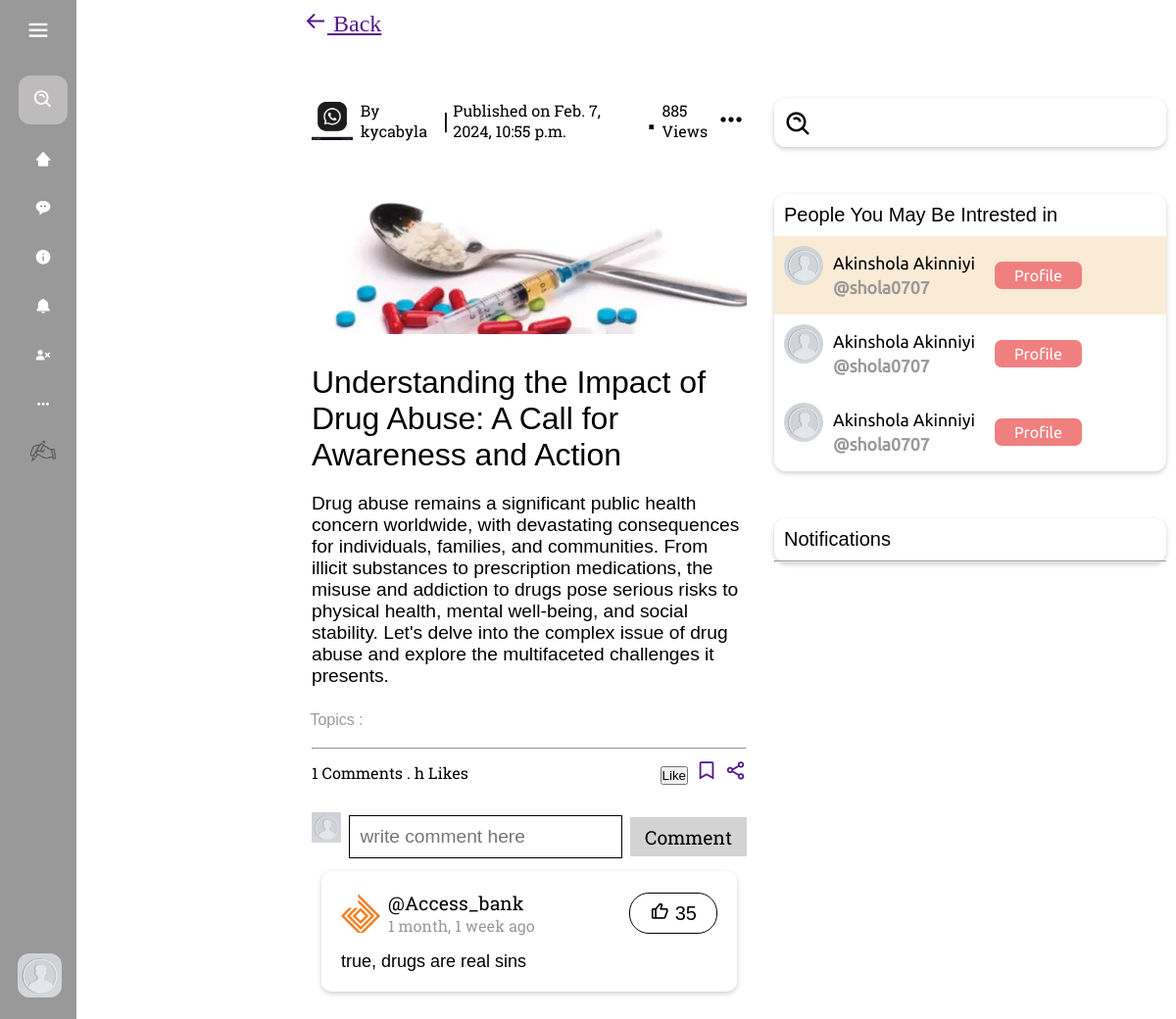
Page /post_details/079e88db-a326-4435-9a2b-1280fa2526f5 (signed in) on the committed database.
### blog/models.py (models this page shows, shortened)
class Profile(models.Model):
    user = models.OneToOneField(User, on_delete=models.CASCADE)
    bio = models.TextField(null=True, blank=True)
    dob = models.DateField(null=True, blank=True)
    profile_img =  models.ImageField( upload_to='profile_images', default='default.jpg')
    location = models.CharField(null=True, blank=True, max_length=100)
    website = models.CharField(null=True, blank=True,max_length=100)
    about = models.TextField(null=True, blank=True)
    followers = models.ManyToManyField('self', symmetrical=False, related_name='following')
    userfol = models.ManyToManyField('self', symmetrical=False, related_name='userfollowing')
    def __str__(self):
        return self.user.username

class Post(models.Model):
    id = models.UUIDField(primary_key = True, default = uuid.uuid4)
    user = models.ForeignKey(Profile, on_delete= models.SET_NULL, null= True)
    image = models.ImageField(upload_to='post_images', default=None, null=True, blank=True)
    topic = models.CharField(max_length=100, null = True, blank=True)
    caption = models.TextField()
    category = models.ManyToManyField(category, related_name='cats', blank=True)
    created = models.DateTimeField(default = datetime.now)

class Message(models.Model):
    muser = models.ForeignKey(Profile, on_delete= models.SET_NULL, null= True)
    mpost = models.ForeignKey(Post, on_delete= models.SET_NULL, null= True)
    message_body = models.TextField()
    created = models.DateTimeField(default = datetime.now)

### blog/views.py (the view)
# urls.py: path("post_details/<str:pk>", views.post_details, name="post_details"),
@login_required(login_url="signin-page")
def post_details(request, pk):
    d_user = User.objects.get(username=request.user)
    user_profile = Profile.objects.get(user=d_user)
    c_user_profile = Profile.objects.get(user=d_user)
    post = Post.objects.get(id=pk)
    post_messages = post.message_set.all()
    if request.method == "POST":
        Message.objects.create(
            muser=user_profile, mpost=post, message_body=request.POST.get("messagebody")
        ).save()
        return redirect("post_details", pk=post.id)
    context = {
        "postdet": post,
        "c_user_profile": c_user_profile,
        "post_messages": post_messages,
    }
    return render(request, "postpage.html", context)

### templates/postpage.html (shortened to what this page needs)
{% extends "base.html" %} {% load static %}
{% block content %}
  <div class="post_page_Sep">
    <a href="{{request.META.HTTP_REFERER}}" class="back">
      <i class="bx bx-arrow-back"></i>
      Back
    </a>
    <div class="postpagemain">
      <div class="about_post">
        <div class="post_inner">
          <a class="person_details" href="#">
            <div class="person_details_image">
              <img src="{{ postdet.user.profile_img.url }}" alt="" />
            </div>
            <p class="person_details_name">By {{ postdet.user }}</p>
            <span style="font-size: 1.5rem">|</span>
          </a>
          <div class="other_about_post">
            <p>Published on {{ postdet.created }}</p>
          </div>
          <span style="font-size: 3rem; margin-top: -20px">.</span>
          <div class="views">885 Views</div>
        </div>
        <div class="otheroptions">
          <i class="bx bx-dots-horizontal-rounded"></i>
        </div>
      </div>
      <div>
        <div
          style="
            font-family: sans-serif;
            display: flex;
            flex-direction: column;
            gap: 0.7rem;
          "
        >
          {% if postdet.image %}
          <div
            style="
              padding: 0.5rem;
              width: 100%;
              height: 100%;
              overflow: hidden;
            "
          >
            <img width="100%" src="{{ postdet.image.url }}" alt="" />
          </div>
          {% endif %}
          <p
            style="
              font-size: 2rem;
              padding: 0.5rem;
              padding-bottom: 0;
              font-family: sans-serif;
            "
          >
            {{ postdet.topic }}
          </p>
          <p
            style="
              font-family: sans-serif;
              font-size: 1.2rem;
              padding: 0.5rem;
            "
          >
            {{ postdet.caption }}
          </p>
          <p
            style="
              font-family: sans-serif;
              font-size: 1rem;
              color: #999;
              padding: 0.4rem;
              padding-bottom: 0rem;
            "
          >
            Topics :
          </p>
          <div style="padding: 0.5rem">
            <hr />
            <div
              style="
                margin-top: 10px;
                display: flex;
                align-items: center;
                justify-content: space-between;
              "
            >
              <div style="font-family: rs">
                {{post_messages.count}} Comments . {{post_like.count}} h Likes
              </div>
              <div
                style="
                  display: flex;
                  align-items: center;
                  gap: 0.5rem;
                  font-size: 22px;
                "
              >
                {% if c_user_profile in dposts.likes.all %}
                <form id="like-form" action="{% url 'like_post' postdet.id %}" method="post">
                  {% csrf_token %}
                  <button type="submit" class="btn btn-primary">Like</button>
              </form>
                {% else %}
                <form id="like-form" action="{% url 'like_post' postdet.id %}" method="post">
                  <button type="submit" class="btn btn-primary">Like</button>
              </form>
                {% endif %}
                <a href=""><i class="bx bx-bookmark"></i></a>
                <a href=""><i class="bx bx-share-alt"></i></a>
              </div>
            </div>
          </div>
          <div
            style="display: flex; flex-direction: column; padding: 0.5rem"
            class="comment_section"
          >
            <form
              style="
                display: flex;
                align-items: center;
                justify-content: space-between;
                gap: 0.5rem;
              "
              action=""
              method="post"
            >
              <div
                style="
                  width: 50px;
                  height: 50px;
                  overflow: hidden;
                "
              >
                <img
                  width="100%"
                  src="{{ c_user_profile.profile_img.url }}"
                  alt=""
                />
              </div>
              <input
                style="
                  width: 100%;
                  height: 100%;
                  padding: 10px;
                  font-size: 1.2rem;
                  border-radius: none;
                  outline: none;
                  border: 1px solid black;
                "
                name="messagebody"
                placeholder="write comment here"
                type="text"
              />
              <button
                type="submit"
                style="
                  outline: none;
                  padding: 4px 15px;
                  width: 130px;
                  height: 40px;
                  font-size: 1.2rem;
                  background-color: lightgrey;
                  color: black;
                  border-radius: none;
                  border: none;
                  font-family: rs;
                "
              >
                Comment
              </button>
            </form>
            <div
              style="
                padding: 10px;
                display: flex;
                flex-direction: column;
                gap: 2rem;
              "
            >
              {% for message in post_messages %}
              <div
                class="comment"
                style="
                  display: flex;
                  flex-direction: column;
                  gap: 1rem;
                  box-shadow: 0 2px 5px 0 rgba(0, 0, 0, 0.2);
                  border-radius: 10px;
                  padding: 20px;
                "
              >
                <div
                  class="header"
                  style="
                    display: flex;
                    align-items: center;
                    justify-content: space-between;
                  "
                >
                  <a
                    style="
                      display: flex;
                      align-items: center;
                      gap: 0.5rem;
                      text-decoration: none;
                      color: black;
                    "
                    href="/profile/{{message.muser}}"
                  >
                    <div
                      style="width: 40px; height: 40px; overflow: hidden"
                    >
                      <img
                        style="width: 100%"
                        src="{{message.muser.profile_img.url}}"
                        alt=""
                      />
                    </div>
                    <div>
                      <p style="font-size: 1.2rem; font-family: rs">
                        @{{message.muser}}
                      </p>
                      <p
                        style="
                          font-family: rs;
                          font-size: 1rem;
                          color: #999;
                        "
                      >
                        {{message.created | timesince }} ago
                      </p>
                    </div>
                  </a>
                  <div
                    style="
                      padding: 8px 20px;
                      border: 1px solid;
                      border-radius: 20px;
                    "
                  >
                    <a
                      style="
                        text-decoration: none;
                        color: black;
                        font-size: 20px;
                      "
                      href=""
                      ><i class="bx bx-like"></i> 35</a
                    >
                  </div>
                </div>
                <div style="font-size: 18px">{{message.message_body}}</div>
              </div>
              {% endfor %}
            </div>
          </div>
        </div>
      </div>
    </div>
  </div>
{% endblock %}

### templates/navbar.html (shortened to what this page needs)
{% load static %}
<!DOCTYPE html>
<html lang="en">
  <head>
    <link
      href="https://unpkg.com/boxicons@2.1.4/css/boxicons.min.css"
      rel="stylesheet"
    />
    <link rel="stylesheet" href="{% static 'css/navbar.css' %}" />
  </head>
  <body>
    <nav class="sidebar">
      <div class="logo_content">
        <i class="bx bx-menu" id="btn"></i>
      </div>
      <ul class="nav_list">
        <li>
          <form action="">
            <i class="bx bx-search-alt sbfh"></i>
            <input type="search" placeholder="search..." name="" id="" />
          </form>
        </li>
        <li>
          <a href="/">
            <i class="bx bxs-home-alt-2"></i>
          </a>
        </li>
        <li>
          <a href="">
            <i class="bx bxs-message-rounded-dots"></i>
          </a>
        </li>
        <li>
          <a href="">
            <i class='bx bxs-info-circle' ></i>            <span class="links_name">About us</span>
          </a>
        </li>
        <li>
          <a href="/notification">
            <i class="bx bxs-bell"></i>
          </a>
        </li>
        {% if request.user.is_authenticated %}
        <li>
          <a href="/logout">
            <i class="bx bxs-user-x"></i>
          </a>
        </li>
        {% endif %}
        <li>
          <a href="">
            <i class="bx bx-dots-horizontal-rounded"></i>
          </a>
        </li>
        <li>
          <a href="/post">
            <i
              style="
                display: flex;
                align-items: center;
                justify-content: center;
              "
              ><img
                style="width: 30px"
                src="../static/img/hand_with_pen_50px.png"
                alt=""
            /></i>
          </a>
        </li>
        <div class="profile_content">
          <div class="profile">
            <a
              href="/profile/{{request.user.username}}"
              class="profile_details"
            >
              {% if request.user.is_authenticated %}
              <img src="{{ c_user_profile.profile_img.url }}" alt="" />
              {% endif %}
            </a>
          </div>
        </div>
      </ul>
    </nav>
  </body>
</html>

### static/css/navbar.css (style rules this page uses)
* { margin: 0; padding: 0; box-sizing: border-box; }
body { position: relative; min-height: 100vh; width: 100%; }
.sidebar { font-family: Ubuntu ; position: fixed; top: 0; left: 0; height: 100%; width: 78px; background: #999; padding: 6px 14px; transition: .3s ease-in; }
.sidebar #btn { color: white; position: absolute; left: 50%; top: 6px; font-size: 28px; height: 50px; width: 50px; text-align: center; line-height: 50px; transform: translateX(-50%); }
.sidebar ul { margin-top: 20px; }
.sidebar ul li { list-style: none; position: relative; height: 50%; width: 100%; margin: 0 5px; line-height: 50px ; white-space:nowrap; }
.sidebar ul li:nth-child(1) { margin-bottom: 10px; }
.sbfh { position: absolute; z-index: 9991; top: 50%; left: 0; transform: translateY(-50%); font-size: 22px; color: #FFF; }
.sidebar ul li input { height: 50px; width: 100%; left: 0; top: 0; border-radius: 12px; outline: none; border: none; background: #bdbbbb; color: white; padding-left: 50px; font-size: 18px; }
.sidebar ul li a { color: white; display: flex; font-size: 1.1rem; align-items: center; text-decoration: none; transition: all .4s ease; border-radius: 12px; }
.sidebar ul li i { height: 50px; min-width: 50px; border-radius: 12px; line-height: 50px; text-align: center; }
.sidebar .profile_content { position: absolute; color: #FFF; padding: 10px; padding-bottom: 20px; bottom: 0; left: 0; margin-left: 8px; }
.profile .profile_details { text-decoration: none; color: #FFF; display: flex; align-items: center; }
.profile .profile_details img { height: 45px; width: 45px; object-fit: cover; border-radius: 12px; }

### static/css/sidebar.css (style rules this page uses)
* { padding: 0; margin: 0; }

### templates/postpage.html (style rules this page uses)
* { margin: 0; padding: 0; box-sizing: border-box; }
.post_page_Sep { display: flex; flex-direction: column; gap: 2rem; }
.back { font-size: 1.5rem; font-family: barlow; padding: 10px; }
.postpagemain { padding: 10px; display: flex; flex-direction: column; gap: 2rem; }
.about_post { padding: 0.5rem; display: flex; align-items: center; justify-content: space-between; font-family: rs; }
.otheroptions { font-size: 2rem; }
.post_inner { display: flex; align-items: center; gap: 0.3rem; }
.person_details { display: flex; align-items: center; gap: 0.5rem; text-decoration: none; color: black; }
.person_details_image { width: 50px; height: 50px; overflow: hidden; border-radius: 5px; }
.person_details_image img { width: 100%; }

### rows in the picture
Profile: profile_img (placeholder picture)
Post: user.profile_img (picture), user "kycabyla", created "Feb. 7, 2024, 10:55 p.m.", image (picture), topic "Understanding the Impact of Drug Abuse: A Call for Awareness and Action", caption "Drug abuse remains a significant public health concern worldwide, with devastating consequences for individuals, families, and communities. From illicit substances to prescription medications, the misuse and addiction to drugs pose serious risks to physical health, mental well-being, and social stability. Let's delve into the complex issue of drug abuse and explore the multifaceted challenges it presents.", count "1"
Message: muser.profile_img (picture), muser "Access_bank", created "1 month, 1 week", message_body "true, drugs are real sins"
